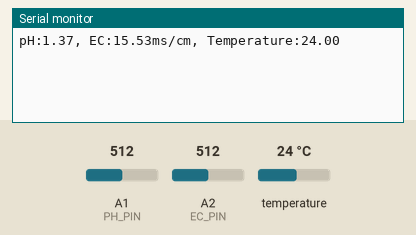
Recording of a sketch running on a simulated Arduino Uno, built with avr-gcc and run on an emulated ATmega328P. Parts: the last lines printed to the serial monitor. The test bench sets the inputs (shaded band); at power-on: temperature 24 °C, A1 (PH_PIN) = 512, A2 (EC_PIN) = 512.

Above: at 1.2 s.
1.3 s: temperature set to 12 °C
At 2.6 s:
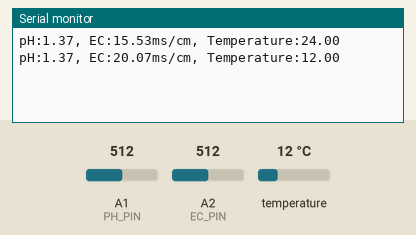
2.8 s: A1 (PH_PIN) set to 716
At 3.8 s:
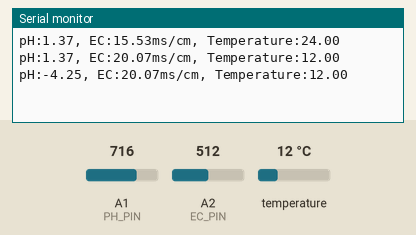
4.3 s: A2 (EC_PIN) set to 716
At 5.4 s:
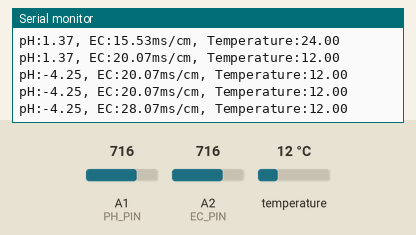
5.8 s: temperature set to 19 °C
At 6.8 s:
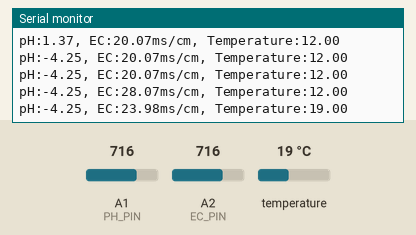
7.3 s: A1 (PH_PIN) set to 900
At 8.6 s:
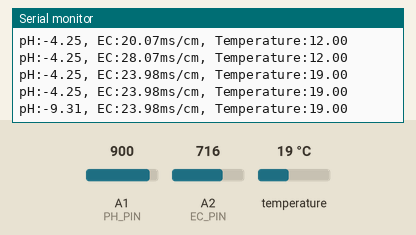
8.8 s: A2 (EC_PIN) set to 900
At 9.8 s:
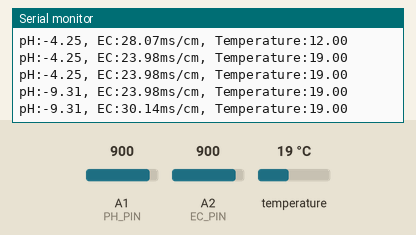
Timing chart, 0 to 11.3 s (numbered marks = the images above; inputs shaded):
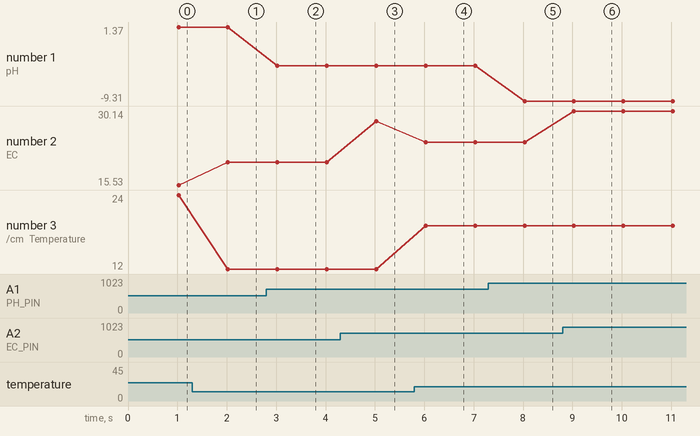

The sketch:

ec_test.ino
```cpp
// (licence header left out)
#include "DFRobot_PH.h"
#include "DFRobot_EC.h"
#include <EEPROM.h>
#include <OneWire.h>

#define PH_PIN A1
#define EC_PIN A2
#define DS18S20_Pin 4   // on digital pin 4
float  voltagePH,voltageEC,phValue,ecValue,temperature = 25;
OneWire ds(DS18S20_Pin);    // Temperature chip i/o
DFRobot_PH ph;
DFRobot_EC ec;

void setup()
{
    Serial.begin(115200);
    ph.begin();
    ec.begin();
}

void loop()
{
    char cmd[10];
    static unsigned long timepoint = millis();
    if(millis()-timepoint>1000U){                            //time interval: 1s
        timepoint = millis();
        temperature = readTemperature();                   // read your temperature sensor to execute temperature compensation
        voltagePH = analogRead(PH_PIN)/1024.0*5000;          // read the ph voltage
        phValue    = ph.readPH(voltagePH,temperature);       // convert voltage to pH with temperature compensation
        Serial.print("pH:");
        Serial.print(phValue,2);
        voltageEC = analogRead(EC_PIN)/1024.0*5000;
        ecValue    = ec.readEC(voltageEC,temperature);       // convert voltage to EC with temperature compensation
        Serial.print(", EC:");
        Serial.print(ecValue,2);
        Serial.print("ms/cm");
        Serial.print(", Temperature:");
        Serial.println(temperature);
    }
    if(readSerial(cmd)){
        strupr(cmd);
        if(strstr(cmd,"PH")){
            ph.calibration(voltagePH,temperature,cmd);       //PH calibration process by Serail CMD
        }
        if(strstr(cmd,"EC")){
            ec.calibration(voltageEC,temperature,cmd);       //EC calibration process by Serail CMD
        }
    }
}

int i = 0;
bool readSerial(char result[]){
    while(Serial.available() > 0){
        char inChar = Serial.read();
        if(inChar == '\n'){
             result[i] = '\0';
             Serial.flush();
             i=0;
             return true;
        }
        if(inChar != '\r'){
             result[i] = inChar;
             i++;
        }
        delay(1);
    }
    return false;
}

float readTemperature()
{
  //returns the temperature from one DS18S20 in DEG Celsius

  byte data[12];
  byte addr[8];

  if ( !ds.search(addr)) {
      //no more sensors on chain, reset search
      ds.reset_search();
      return -1000;
  }

  if ( OneWire::crc8( addr, 7) != addr[7]) {
      Serial.println("CRC is not valid!");
      return -1000;
  }

  if ( addr[0] != 0x10 && addr[0] != 0x28) {
      Serial.print("Device is not recognized");
      return -1000;
  }

  ds.reset();
  ds.select(addr);
  ds.write(0x44,1); // start conversion, with parasite power on at the end

  byte present = ds.reset();
  ds.select(addr);
  ds.write(0xBE); // Read Scratchpad


  for (int i = 0; i < 9;  i++  ) { // we need 9 bytes
    data[i] = ds.read();
  }

  ds.reset_search();

  byte MSB = data[1];
  byte LSB = data[0];

  float tempRead = ((MSB << 8) | LSB); //using two's compliment
  float TemperatureSum = tempRead / 16;

  return TemperatureSum;
}
```

Measured:
- after the input at 1.3 s, the serial monitor: prints a new line after 0.72 s (image 1)
- after the input at 2.8 s, the serial monitor: prints a new line after 0.23 s (image 2)
- after the input at 4.3 s, the serial monitor: prints a new line after 0.73 s (image 3)
- after the input at 5.8 s, the serial monitor: prints a new line after 0.23 s (image 4)
- after the input at 7.3 s, the serial monitor: prints a new line after 0.73 s (image 5)
- after the input at 8.8 s, the serial monitor: prints a new line after 0.23 s (image 6)
- plotted number 1: 1.37 → -4.25 after the input at 2.8 s, -4.25 → -9.31 after the input at 7.3 s
- plotted number 2: 15.53 → 20.07 after the input at 1.3 s, 20.07 → 28.07 after the input at 4.3 s, 28.07 → 23.98 after the input at 5.8 s, 23.98 → 30.14 after the input at 8.8 s
